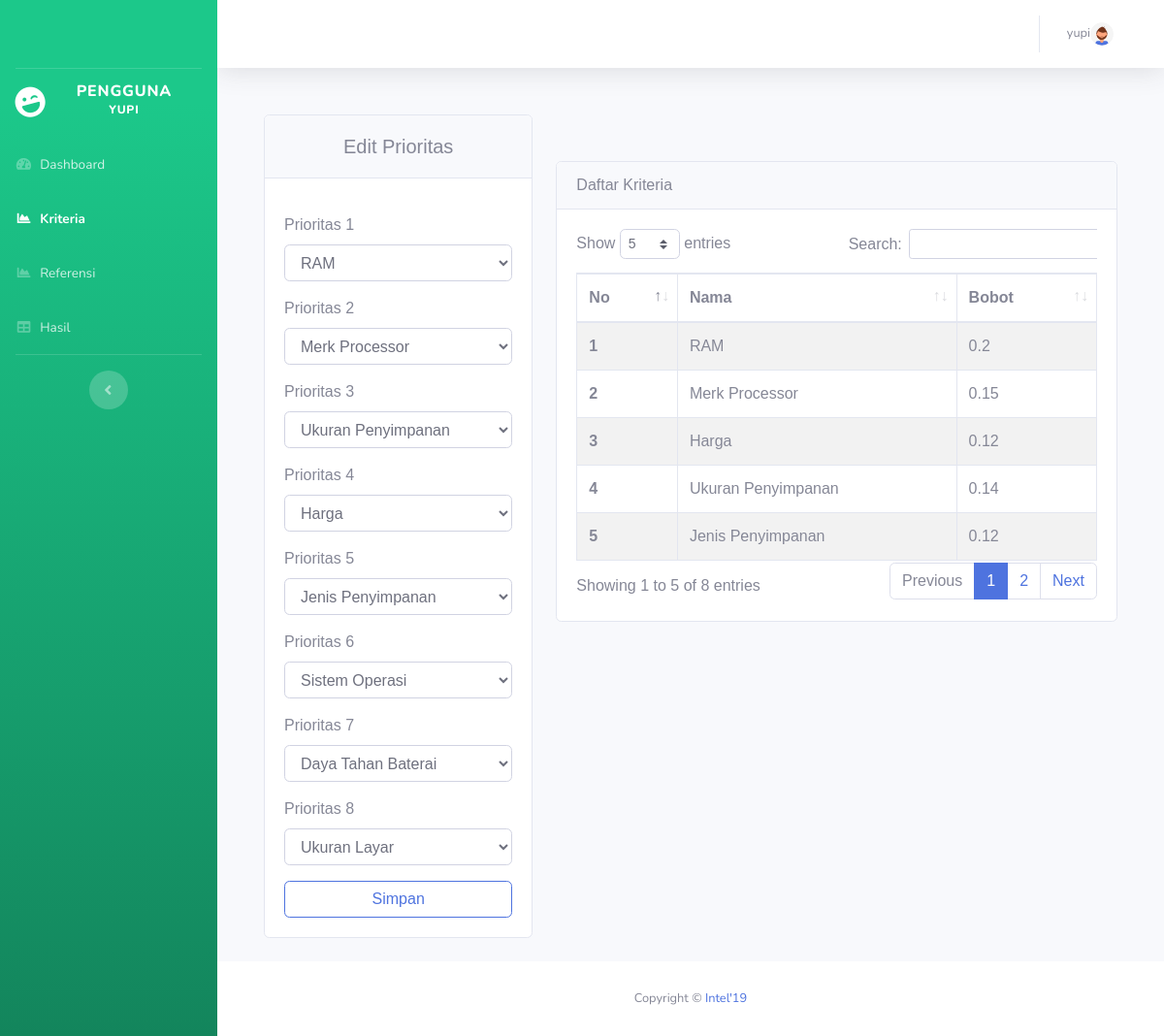
The app's page /user/kriteria.php (signed in) with its own data.
### tables this page shows
CREATE TABLE `tabel_tampung` (
  `id` int(11) NOT NULL,
  `prio1` varchar(50) NOT NULL,
  `prio2` varchar(50) NOT NULL,
  `prio3` varchar(50) NOT NULL,
  `prio4` varchar(50) NOT NULL,
  `prio5` varchar(50) NOT NULL,
  `prio6` varchar(50) NOT NULL,
  `prio7` varchar(50) NOT NULL,
  `prio8` varchar(50) NOT NULL,
  `f_id_user` int(11) NOT NULL
);

CREATE TABLE `kriteria` (
  `id_kriteria` char(2) NOT NULL,
  `nama_kriteria` varchar(20) NOT NULL
);

CREATE TABLE `bobot_kriteria` (
  `id_bobot` int(11) NOT NULL,
  `C1` float NOT NULL,
  `C2` float NOT NULL,
  `C3` float NOT NULL,
  `C4` float NOT NULL,
  `C5` float NOT NULL,
  `C6` float NOT NULL,
  `C7` float NOT NULL,
  `C8` float NOT NULL,
  `f_id_user` int(11) NOT NULL
);

### config.php (called while the page is built, shortened)
<?php
function connectDatabase()
{
    $conn = new mysqli(DB_HOST, DB_USERNAME, DB_PASSWORD, DB_NAME);
    return $conn;
}
?>

### user/functions/kriteria.php (called while the page is built, shortened)
<?php
require_once '../config.php';
class Kriteria{
    private $db;
    public function __construct()
    {
        $this->db = connectDatabase();
    }
    public function getKriteriaByUser($id_user)
    {
        return $this->db->query("SELECT * FROM `kriteria` JOIN bobot_kriteria ON bobot_kriteria.f_id_user = '$id_user'");
    }
}
$Kriteria = new Kriteria();
?>

### user/kriteria.php (the view, shortened to what this page needs)
<?php
require_once './header.php';
require_once './functions/kriteria.php';
$id_user = $_SESSION['id_user'];
$data_Kriteria = $Kriteria->getKriteriaByUser($id_user);
$getDataKriteria = $Kriteria->getKriteria();
$dataKriteria = array();
foreach ($getDataKriteria as $key => $kri) {
    array_push($dataKriteria,$kri['nama_kriteria']);
}
$dataTampung = $koneksi->query("SELECT * FROM tabel_tampung WHERE f_id_user='$id_user'");
?>
<div class="container" style="font-family: 'Prompt', sans-serif">
    <div class="row">
        <div class="col-md-4 mb-4">
            <div class="card">
                <?php if(mysqli_num_rows($data_Kriteria) >= 1):?>
                <?php foreach ($dataTampung as $tampung) :?>
                <div class="card-header">
                    <h5 class="text-center pt-2 col-12">
                        Edit Prioritas
                    </h5>
                </div>
                <form method="post" action="">
                    <div class="card-body">
                        <div class="mb-3 mt-3">
                            <label for="prioritas_1" class="form-label">Prioritas 1</label>
                            <select class="form-control" id="prioritas_1" name="prioritas_1"
                                aria-label="Default select example">
                                <?php foreach($dataKriteria as $kriteria):?>
                                <option <?= $tampung['prio1'] == $kriteria ? 'selected':''?> value="<?=$kriteria;?>">
                                    <?=$kriteria;?>
                                </option>
                                <?php endforeach;?>
                            </select>
                        </div>
                        <div class="mb-3 mt-3">
                            <label for="prioritas_2" class="form-label">Prioritas 2</label>
                            <select class="form-control" id="prioritas_2" name="prioritas_2">
                                <?php foreach($dataKriteria as $kriteria):?>
                                <option <?= $tampung['prio2'] == $kriteria ? 'selected':''?> value="<?=$kriteria;?>">
                                    <?=$kriteria;?>
                                </option>
                                <?php endforeach;?>
                            </select>
                        </div>
                        <div class="mb-3 mt-3">
                            <label for="prioritas_3" class="form-label">Prioritas 3</label>
                            <select class="form-control" id="prioritas_3" name="prioritas_3">
                                <?php foreach($dataKriteria as $kriteria):?>
                                <option <?= $tampung['prio3'] == $kriteria ? 'selected':''?> value="<?=$kriteria;?>">
                                    <?=$kriteria;?>
                                </option>
                                <?php endforeach;?>
                            </select>
                        </div>
                        <div class="mb-3 mt-3">
                            <label for="prioritas_4" class="form-label">Prioritas 4</label>
                            <select class="form-control" id="prioritas_4" name="prioritas_4">
                                <?php foreach($dataKriteria as $kriteria):?>
                                <option <?= $tampung['prio4'] == $kriteria ? 'selected':''?> value="<?=$kriteria;?>">
                                    <?=$kriteria;?>
                                </option>
                                <?php endforeach;?>
                            </select>
                        </div>
                        <div class="mb-3 mt-3">
                            <label for="prioritas_5" class="form-label">Prioritas 5</label>
                            <select class="form-control" id="prioritas_5" name="prioritas_5">
                                <?php foreach($dataKriteria as $kriteria):?>
                                <option <?= $tampung['prio5'] == $kriteria ? 'selected':''?> value="<?=$kriteria;?>">
                                    <?=$kriteria;?>
                                </option>
                                <?php endforeach;?>
                            </select>
                        </div>
                        <div class="mb-3 mt-3">
                            <label for="prioritas_6" class="form-label">Prioritas 6</label>
                            <select class="form-control" id="prioritas_6" name="prioritas_6">
                                <?php foreach($dataKriteria as $kriteria):?>
                                <option <?= $tampung['prio6'] == $kriteria ? 'selected':''?> value="<?=$kriteria;?>">
                                    <?=$kriteria;?>
                                </option>
                                <?php endforeach;?>
                            </select>
                        </div>
                        <div class="mb-3 mt-3">
                            <label for="prioritas_7" class="form-label">Prioritas 7</label>
                            <select class="form-control" id="prioritas_7" name="prioritas_7">
                                <?php foreach($dataKriteria as $kriteria):?>
                                <option <?= $tampung['prio7'] == $kriteria ? 'selected':''?> value="<?=$kriteria;?>">
                                    <?=$kriteria;?>
                                </option>
                                <?php endforeach;?>
                            </select>
                        </div>
                        <div class="mb-3 mt-3">
                            <label for="prioritas_8" class="form-label">Prioritas 8</label>
                            <select class="form-control" id="prioritas_8" name="prioritas_8">
                                <?php foreach($dataKriteria as $kriteria):?>
                                <option <?= $tampung['prio8'] == $kriteria ? 'selected':''?> value="<?=$kriteria;?>">
                                    <?=$kriteria;?>
                                </option>
                                <?php endforeach;?>
                            </select>
                        </div>
                        <button type="submit" name="edit" class="btn col-12 btn-outline-primary">
                            Simpan
                        </button>
                    </div>
                </form>
                <?php endforeach;?>
                <?php endif;?>
            </div>
        </div>
        <div class="col-md-8 mt-5">
            <div class="card">
                <div class="card-header">Daftar Kriteria</div>
                <div class="card-body">
                    <div class="table-responsive">
                        <table class="table table-striped table-bordered nowrap" style="width:100%" id="table">
                            <thead>
                                <tr>
                                    <th scope="col">No</th>
                                    <th scope="col">Nama</th>
                                    <th scope="col">Bobot</th>
                                </tr>
                            </thead>
                            <tbody class="table-group-divider">
                                <?php foreach ($data_Kriteria as $key => $kriteria):?>
                                <tr>
                                    <th scope="row"><?=$key+1;?></th>
                                    <td><?=$kriteria['nama_kriteria'];?></td>
                                    <td><?=$kriteria['C'.($key+1)];?></td>
                                </tr>
                                <?php endforeach;?>
                            </tbody>
                        </table>
                    </div>
                </div>
            </div>
        </div>
    </div>
</div>
<?php
require_once './footer.php';
?>

### records on screen
tabel_tampung: prioritas_1 "RAM", prioritas_2 "Merk Processor", prioritas_3 "Ukuran Penyimpanan", prioritas_4 "Harga", prioritas_5 "Jenis Penyimpanan", prioritas_6 "Sistem Operasi", prioritas_7 "Daya Tahan Baterai", prioritas_8 "Ukuran Layar"
kriteria: nama_kriteria "RAM", bobot_kriteria.C1 "0.2"
kriteria: nama_kriteria "Merk Processor", bobot_kriteria.C2 "0.15"
kriteria: nama_kriteria "Harga", bobot_kriteria.C3 "0.12"
kriteria: nama_kriteria "Ukuran Penyimpanan", bobot_kriteria.C4 "0.14"
kriteria: nama_kriteria "Jenis Penyimpanan", bobot_kriteria.C5 "0.12"

### other values on screen
$_SESSION['username'] "YUPI"
$_SESSION['username'] "yupi"
